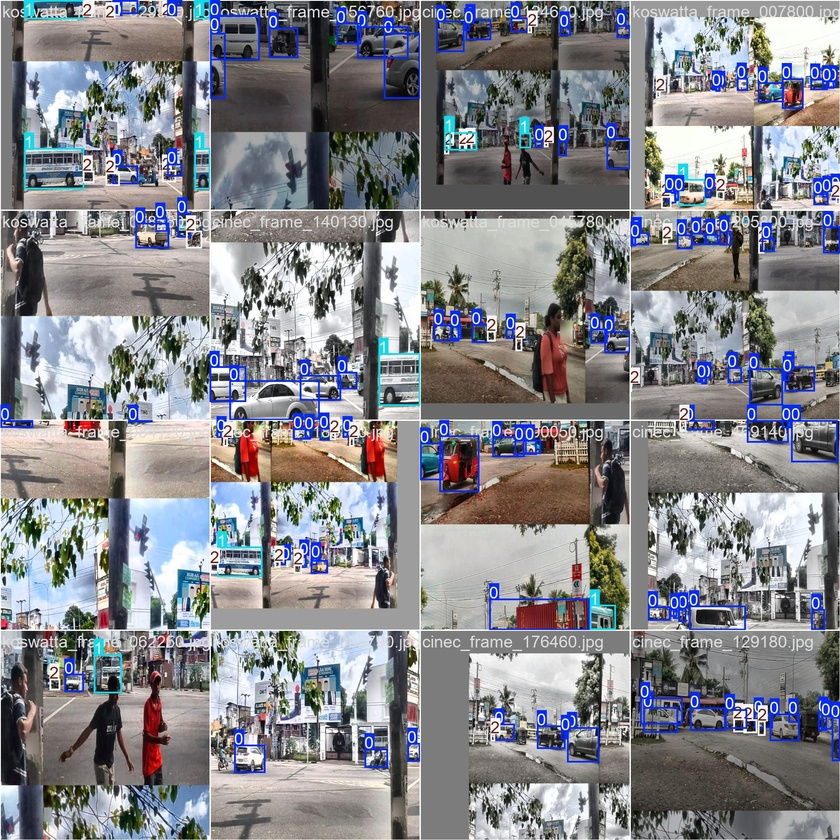
#> input picture runs/detect/train-6/train_batch0.jpg, 840 x 840 px, shrunk from 1920 x 1920 before the run
$ python -i anonymize_privacy.py   (imports and definitions only)
#> lines starting #> are read from the running program, lines starting #| are printed output that depends on the picture; after the words box and inside, x2 and y2 are one past the last pixel; in counts of white or black regions, pixels touching at a corner belong together
#> further down, picture is the input picture: shape (840, 840, 3); mean B, G, R 139.7, 134.5, 134
import cv2

face_cascade = cv2.CascadeClassifier(cv2.data.haarcascades + 'haarcascade_frontalface_default.xml')

def blur_faces_and_plates(image):
    """
    Applies Gaussian blurring to pedestrian faces and license plate regions
    to protect commuter privacy under non-invasive field capture protocols.
    """
    gray = cv2.cvtColor(image, cv2.COLOR_BGR2GRAY)
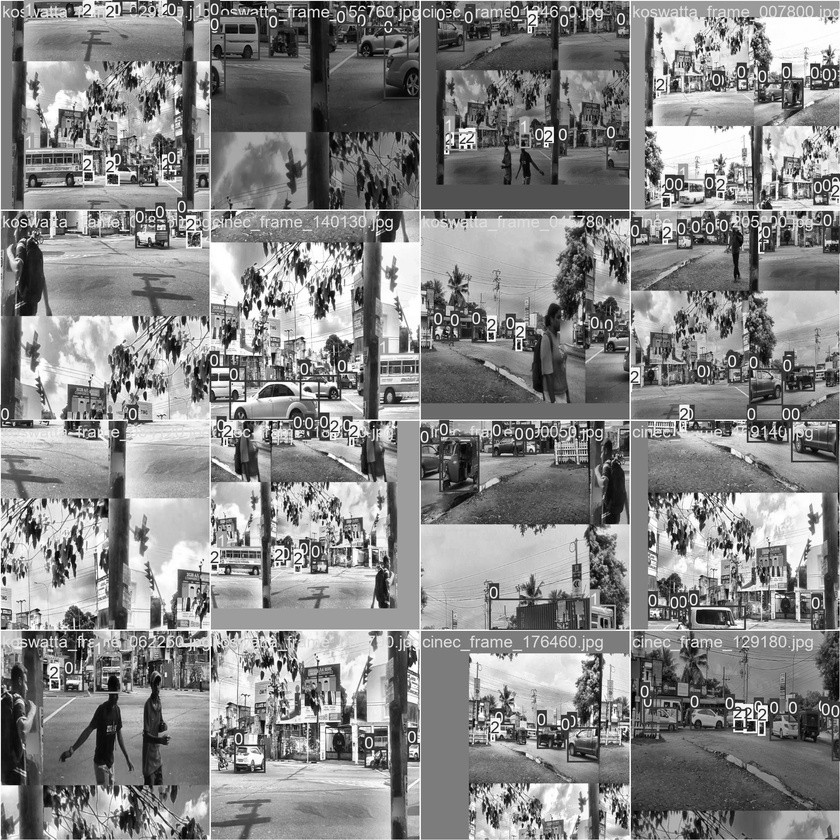
#> gray: shape (840, 840); min 0, max 255, mean 135
    faces = face_cascade.detectMultiScale(gray, scaleFactor=1.1, minNeighbors=5, minSize=(30, 30))
#> faces = ()
    for (x, y, w, h) in faces:
        image[y:y+h, x:x+w] = cv2.GaussianBlur(image[y:y+h, x:x+w], (99, 99), 30)
#> this loop made 0 passes
    return image

>>> import cv2
>>> picture = cv2.imread('../runs/detect/train-6/train_batch0.jpg')
>>> result = blur_faces_and_plates(picture)

$ run again, on runs/detect/train-6/train_batch1.jpg
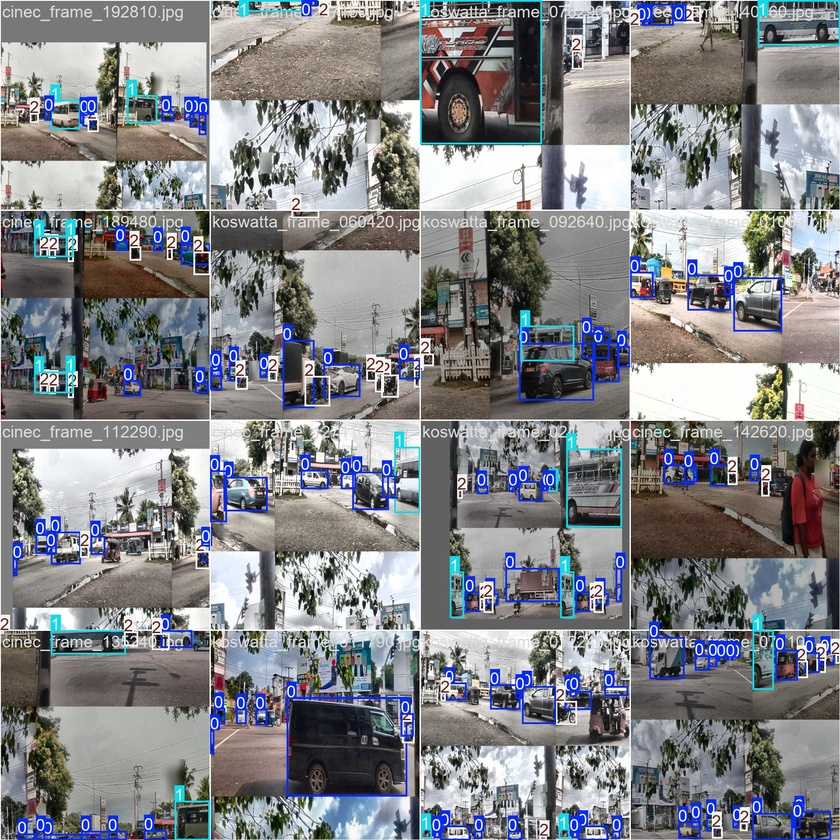
#> input picture runs/detect/train-6/train_batch1.jpg, 840 x 840 px, shrunk from 1920 x 1920 before the run
#> picture is the input picture: shape (840, 840, 3); mean B, G, R 135.7, 132, 130.6
#> in blur_faces_and_plates, `gray = cv2.cvtColor(image, cv2.COLOR_BGR2GRAY)`:
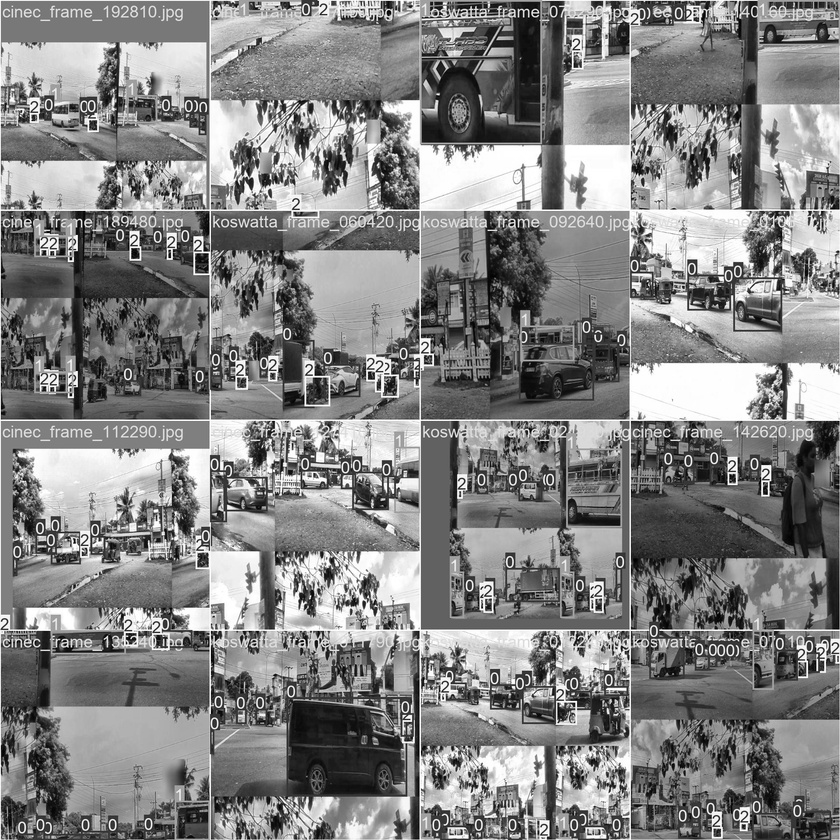
#> gray: shape (840, 840); min 0, max 255, mean 132
#> faces = ()

$ run again, on runs/detect/train-6/train_batch2.jpg
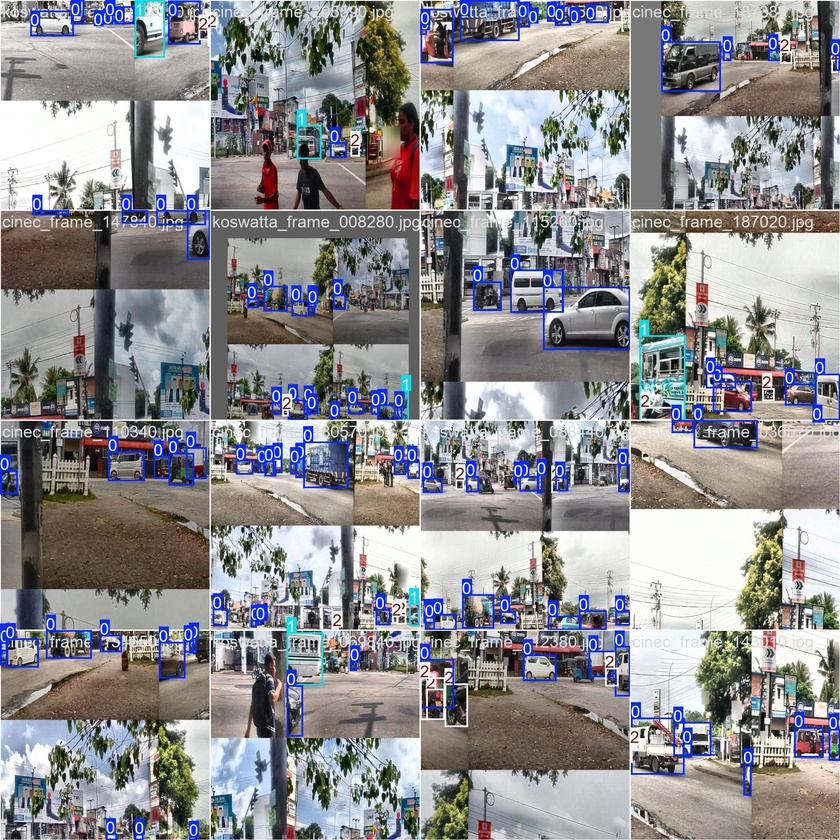
#> input picture runs/detect/train-6/train_batch2.jpg, 840 x 840 px, shrunk from 1920 x 1920 before the run
#> picture is the input picture: shape (840, 840, 3); mean B, G, R 144.9, 142.2, 142.7
#> in blur_faces_and_plates, `gray = cv2.cvtColor(image, cv2.COLOR_BGR2GRAY)`:
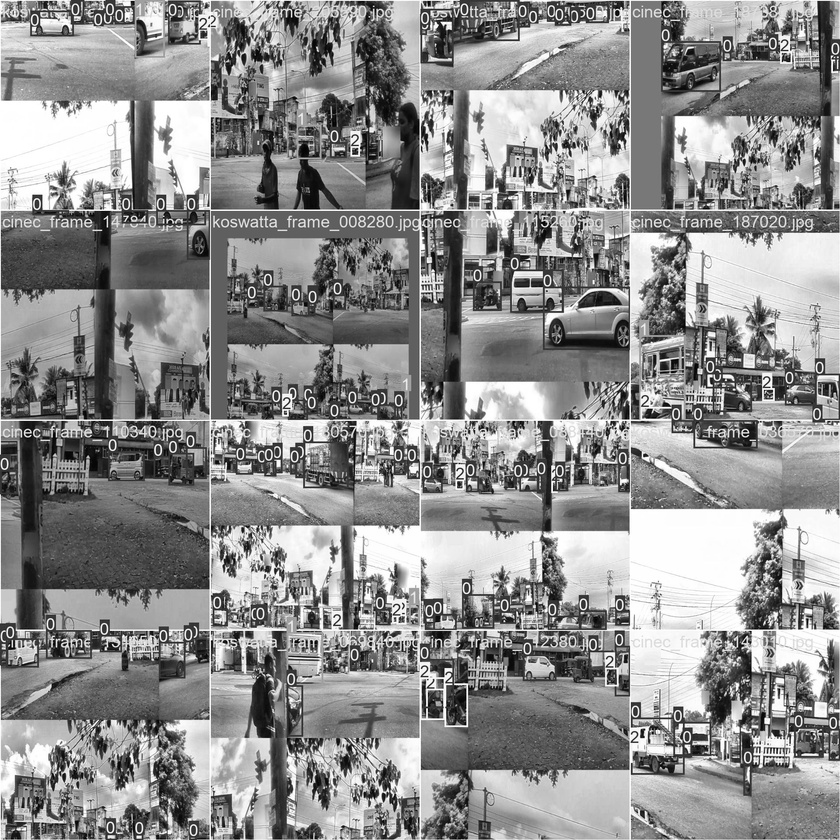
#> gray: shape (840, 840); min 0, max 255, mean 142.7
#> faces = [[512, 658, 58, 58], [150, 713, 71, 71]]
#> the loop in blur_faces_and_plates, `for (x, y, w, h) in faces:` made 2 passes
#> after the loop in blur_faces_and_plates, `for (x, y, w, h) in faces:`:
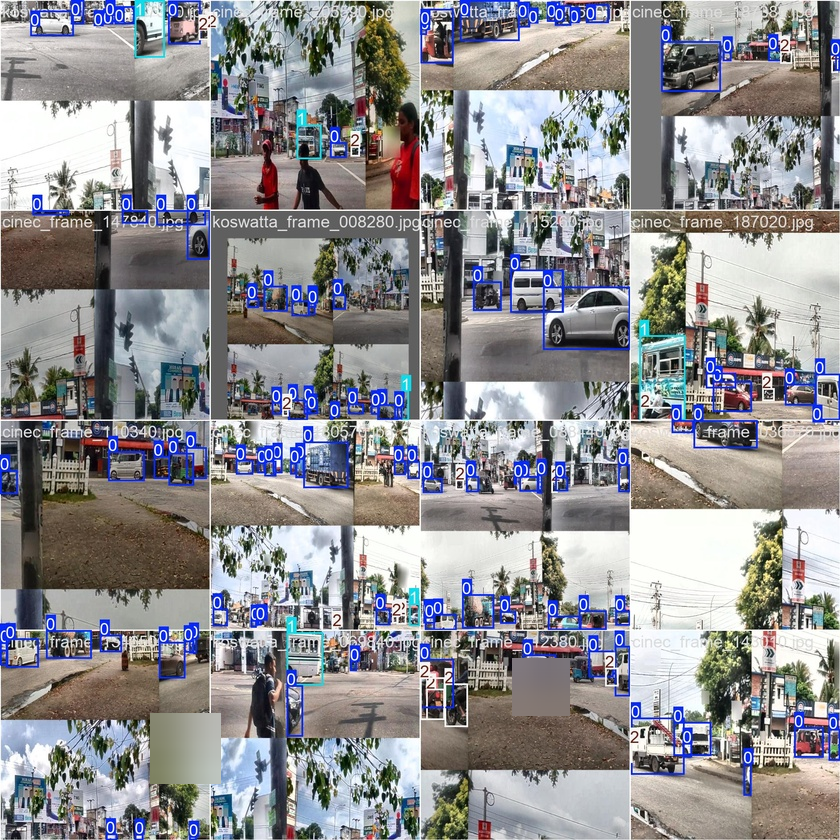
#> image: shape (840, 840, 3); 1.19% of pixels changed, all inside (x1, y1, x2, y2) = (150, 658, 570, 784)
